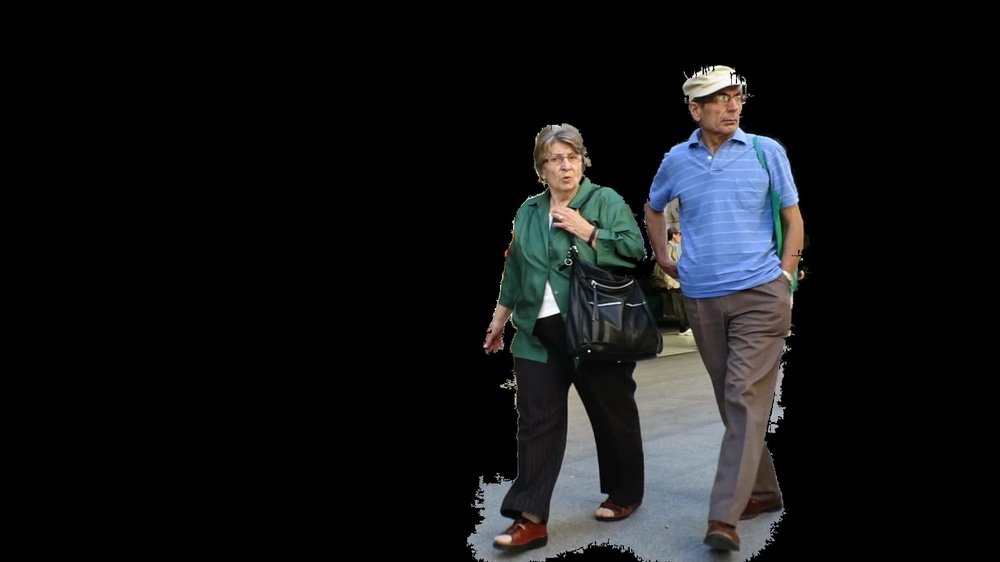
#> input picture src/0test_frame.jpg, 1000 x 562 px, shrunk from 1920 x 1080 before the run
$ python skel_test.py   (older library calls are emulated)
#> lines starting #> are read from the running program, lines starting #| are printed output that depends on the picture; after the words box and inside, x2 and y2 are one past the last pixel; in counts of white or black regions, pixels touching at a corner belong together
#!/usr/bin/env python3
# -*- coding: utf-8 -*-
"""
Created on Mon Feb 17 13:53:03 2020

@author: iason
"""


import numpy as np
import matplotlib.pyplot as plt
import skimage.morphology as morph
import cv2 as cv
import open3d as o3d

# Test frame's path
path = '0test_frame.jpg'

# Read test frame
img = cv.imread(path)
#> img is the input picture: shape (562, 1000, 3); mean B, G, R 21.3, 20, 18.8

# Grayscale frame; can be considered as mask
grimg = cv.cvtColor(img, cv.COLOR_BGR2GRAY)
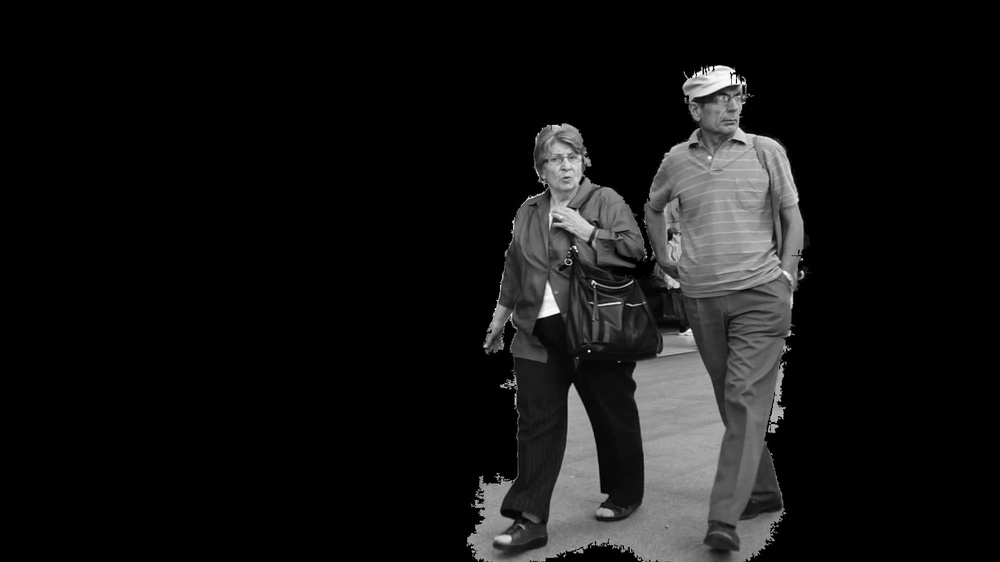
#> grimg: shape (562, 1000); min 0, max 255, mean 19.8

# Skeletonize frame
skel, distance = morph.medial_axis(grimg, return_distance=True)
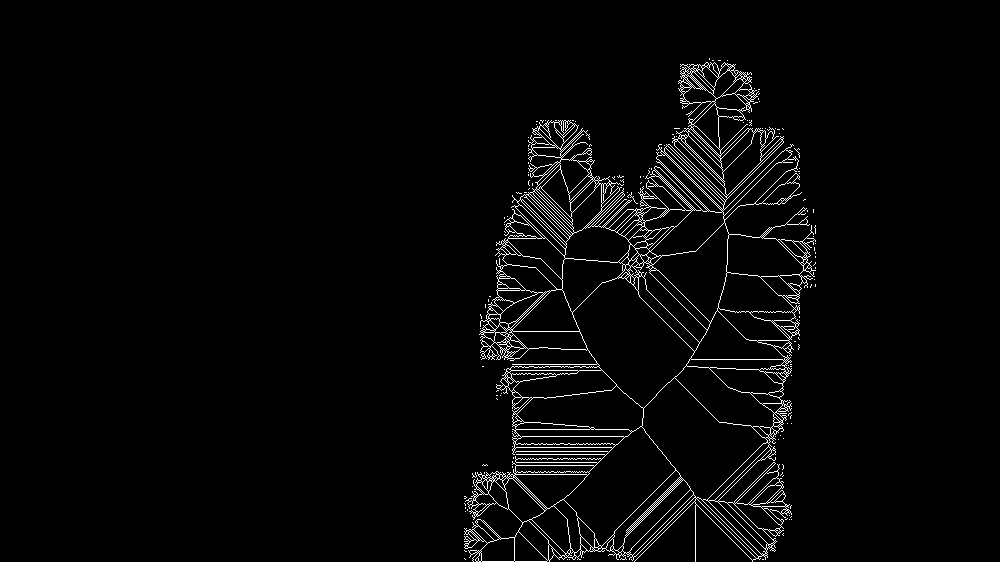
#> skel: shape (562, 1000) bool; 2.7% white in thin lines or dots, all inside (x1, y1, x2, y2) = (464, 58, 816, 562)
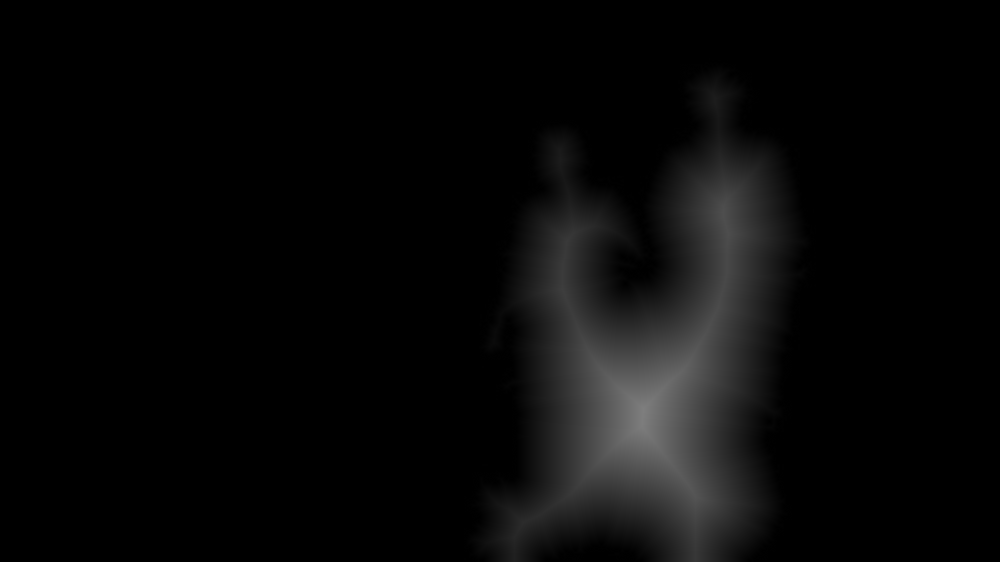
#> distance: shape (562, 1000) float64; min 0, max 126.1, mean 8.5

# Distance to the background for pixels of the skeleton
dist_on_skel = distance * skel
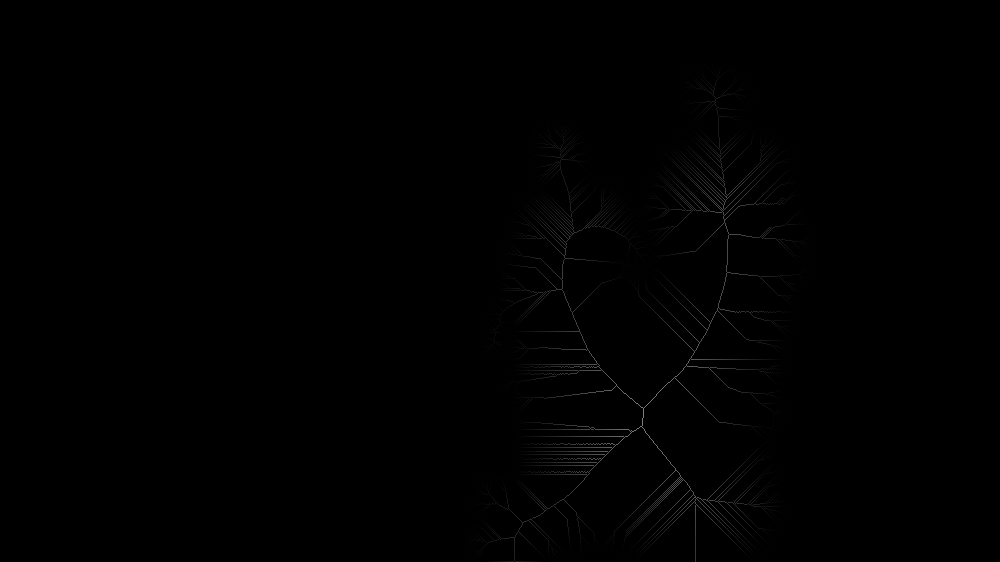
#> dist_on_skel: shape (562, 1000) float64; min 0, max 126.1, mean 0.6

## Approach 1: Morphological opening

# # First stage - dilation
# res = morph.binary_dilation(dist_on_skel, selem=morph.diamond(2))

# # Two stages of erosion
# res = morph.binary_erosion(res, selem=np.ones((4, 4)))

# # Final skeleton model
# res = morph.binary_erosion(res, selem=np.ones((2, 2)))

# ## Approach 2: Histogram on masked frame
# hist = cv.calcHist([grimg], [0], None, [253], [3,255])

## Approach 3: Local maxima

# Evaluate local maxima
# l_max = morph.local_maxima(distance, connectivity=2)

# # Dilate local maxima mask
# l_max = np.uint8(morph.binary_dilation(l_max, selem=morph.disk(4)))

# # Evaluate mask
# l_mask = cv.bitwise_and(np.uint8(skel), cv.bitwise_xor(np.uint8(skel), l_max))

# # Apply mask
# skel_frame = cv.bitwise_and(img, img, mask=l_mask)

# ## Approach 4: Global maxima
# g_max = np.max(dist_on_skel)

## Approach 6: Normalize distance &apply Low Pass FIR Filter

# Normalize distance; min values can be omited
dist_norm = (distance - distance.min()) / (distance.max() - distance.min())
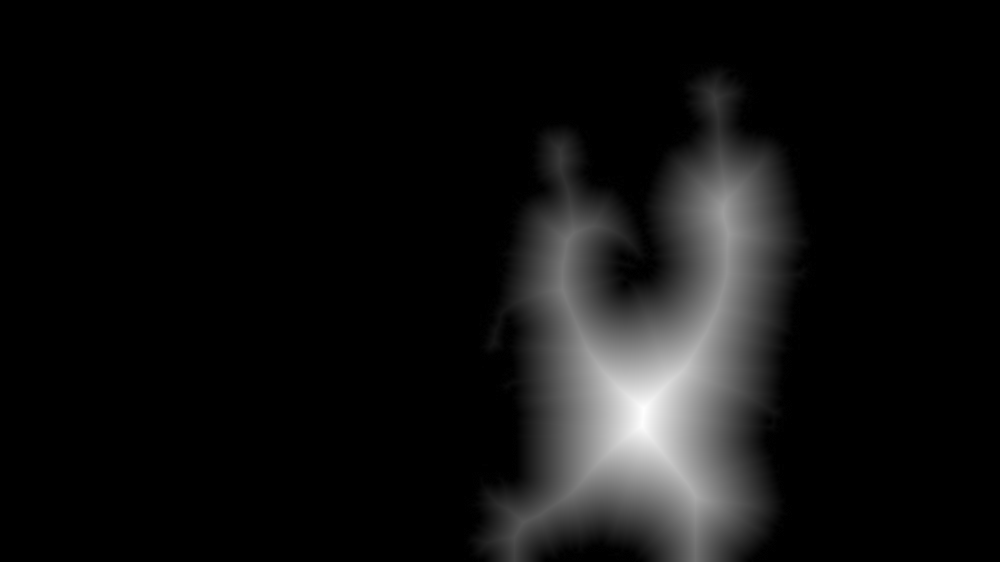
#> dist_norm: shape (562, 1000) float64; min 0, max 1, mean 0.0671

# Apply theshold/ FIR operation
dist_norm = np.where(dist_norm >=0.8, np.float32(0), dist_norm)

# Evaluate mask
skel_mask = np.uint8((dist_norm * 100) * skel)

# Apply mask on current frame
skel_frame = cv.bitwise_and(img, img, mask=skel_mask)
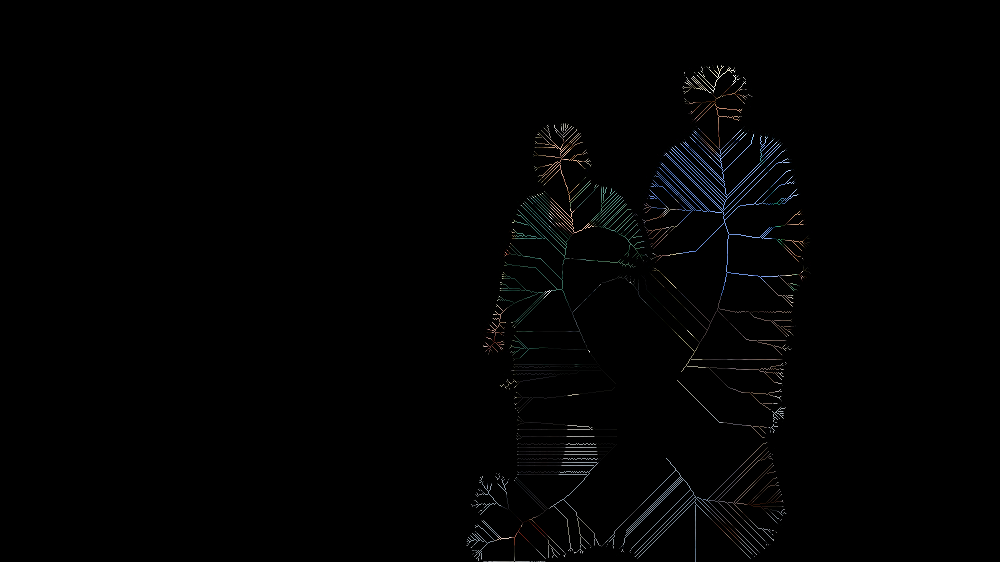
#> skel_frame: shape (562, 1000, 3); mean B, G, R 2.1, 2, 1.8
